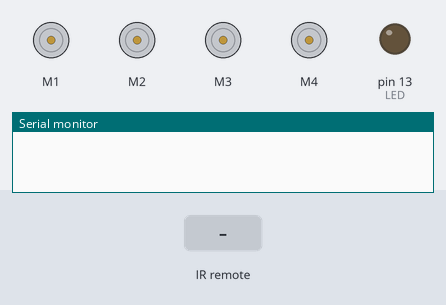
Simulated run of this sketch. Board: Arduino Uno, built with avr-gcc and run on an emulated ATmega328P. Shown: 4 × DC motor (green arrow = forward, orange = backward, longer = faster), output pins drawn as LEDs (lit = HIGH), the last lines printed to the serial monitor. Inputs (shaded band) come from the test bench.

Above: at 1.2 s.
1.3 s: infrared code 0x29BCFD83 received
At 1.7 s:
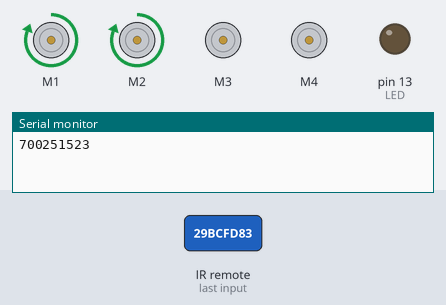
Timing chart, 0 to 4.3 s (numbered marks = the images above; inputs shaded):
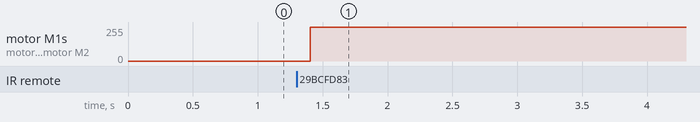

Measured:
- after the input at 1.3 s, motor M1, motor M2: stopped → forward 255/255 after 0.10 s

The sketch:

Blink_Infar.ino
```cpp
#include<IRremote.h>
#define LED 13
#include <AFMotor.h>

AF_DCMotor motor1(1);
AF_DCMotor motor2(2);
AF_DCMotor motor3(3);
AF_DCMotor motor4(4);

IRrecv DoubleD(11);
decode_results results;
void setup() {
Serial.begin(9600);
DoubleD.enableIRIn();

pinMode(LED, OUTPUT);

  motor1.setSpeed(255);
  motor2.setSpeed(255);
  motor3.setSpeed(255);
  motor4.setSpeed(255);

  motor1.run(RELEASE);
  motor2.run(RELEASE);
  motor3.run(RELEASE);
  motor4.run(RELEASE);
}

void loop() {
 if(DoubleD.decode(&results))
 {
  Serial.println(results.value, DEC);
  DoubleD.resume();
  }
  delay(100);
  long val = results.value;
  if (val == 700251523){
  motor1.setSpeed(255); //Define maximum velocity
 motor1.run(FORWARD); //rotate the motor clockwise
motor2.setSpeed(255); //Define maximum velocity
motor2.run(FORWARD); //rotate the motor clockwise
  //motor3.setSpeed(255);//Define maximum velocity
 //motor3.run(FORWARD); //rotate the motor clockwise
//motor4.setSpeed(255);//Define maximum velocity
//motor4.run(FORWARD); //rotate the motor clockwise
   }
}
```
